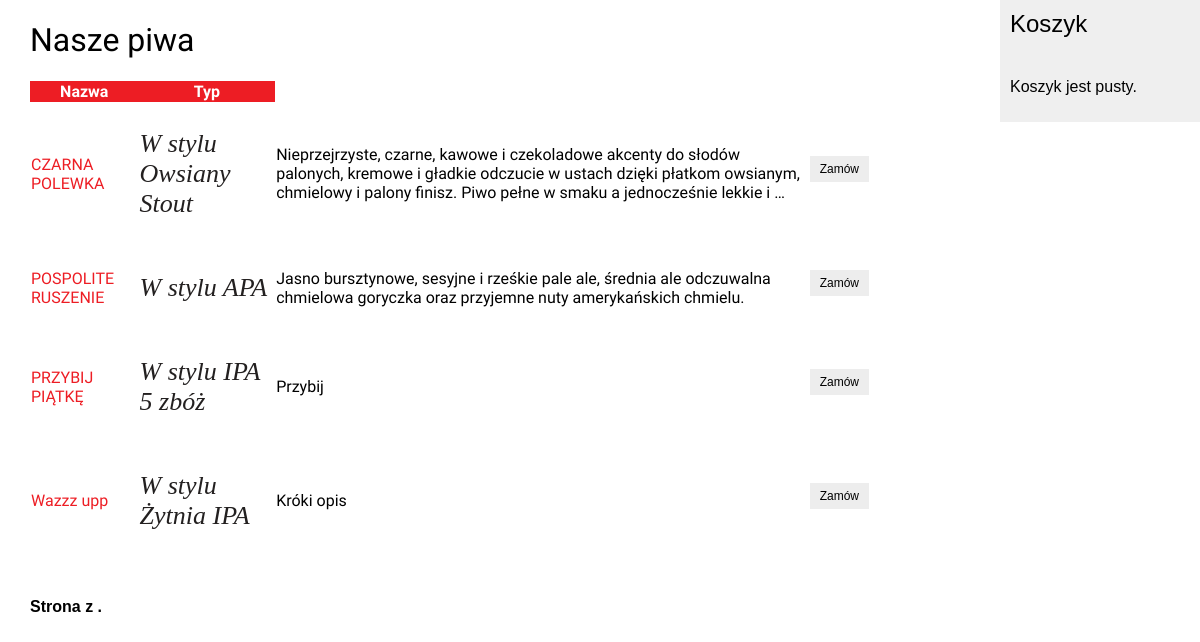
Screenshot of /orders/beers/ with the database file from the repository.
### orders/models.py (models this page shows, shortened)
class Beer(models.Model):
    name = models.CharField(max_length=50)
    type = models.CharField(max_length=50)
    description = models.TextField(null=True)
    createdon = models.DateTimeField(auto_now_add=True)
    createdby = models.ForeignKey(User, on_delete=models.PROTECT)
    updated = models.DateTimeField(auto_now=True)
    image = models.ImageField(upload_to='products/%Y/%m/%d', blank=True)
    class Meta:
        ordering = ('name',)
    def get_absolute_url(self):
        return reverse('orders:beer_detail', args=[self.name])

### orders/views.py (the view)
# urls.py: path('beers/', views.beer_list, name='beer_list'),
def beer_list(request):
    beers = Beer.objects.all()
    return render(request,
                  'orders/beer/list.html',
                  {'beers': beers})

### orders/templates/orders/beer/list.html (shortened to what this page needs)
{% extends "orders/base.html" %}
{% block content %}
	<h1>Nasze piwa</h1>
		<table>
		<tr>
			<th>Nazwa</th>
			<th>Typ</th>
		</tr>
	{% for beer in beers %}
		<tr>
			<td><a href="{{ beer.get_absolute_url }}">
			{{ beer.name }}
			</a></td>
		<td><p class="type">
			W stylu {{ beer.type }}
		</p></td>
		<td>
		{{ beer.description|truncatewords:30|linebreaks }}
				</td>
				<td> <input type="button" onclick="alert('{{beer.name}}')" value="Zamów"> </td></tr>
	{% endfor %}
	</table>
	{% include "pagination.html" with page=page_obj %}
{% endblock %}

### orders/static/css/orders.css (style rules this page uses)
body { margin:0; padding:0; font-family:helvetica, sans-serif; }
a { color:#ED1D24; text-decoration:none; }
h1 { color:#000000; font-weight:normal; padding:0 0 0px 0; border-spacing: 10px ; font-family: 'Roboto', sans-serif; }
table { border-collapse: collapse; width: 100%; }
th { background-color:#ED1D24; color:#FFFFFF; font-weight:bold; font-family: 'Changa', sans-serif; }
tr { color:#000000; font-weight:300; font-family: 'Changa', sans-serif; }
.type { color: #232020; font-family: georgia, serif; font-size: 26px; font-style: italic; }
input, textarea { clear:both; float:left; margin:0 0 10px; background:#ededed; border:0; padding:6px 10px; font-size:12px; }

### rows the page displays
Beer: name "CZARNA POLEWKA", type "Owsiany Stout", description "Nieprzejrzyste, czarne, kawowe i czekoladowe akcenty do słodów palonych, kremowe i gładkie odczucie w ustach dzięki płatkom owsianym, chmielowy i palony finisz. Piwo pełne w smaku a jednocześnie lekkie i …"
Beer: name "POSPOLITE RUSZENIE", type "APA", description "Jasno bursztynowe, sesyjne i rześkie pale ale, średnia ale odczuwalna chmielowa goryczka oraz przyjemne nuty amerykańskich chmielu."
Beer: name "PRZYBIJ PIĄTKĘ", type "IPA 5 zbóż", description "Przybij"
Beer: name "Wazzz upp", type "Żytnia IPA", description "Króki opis"
